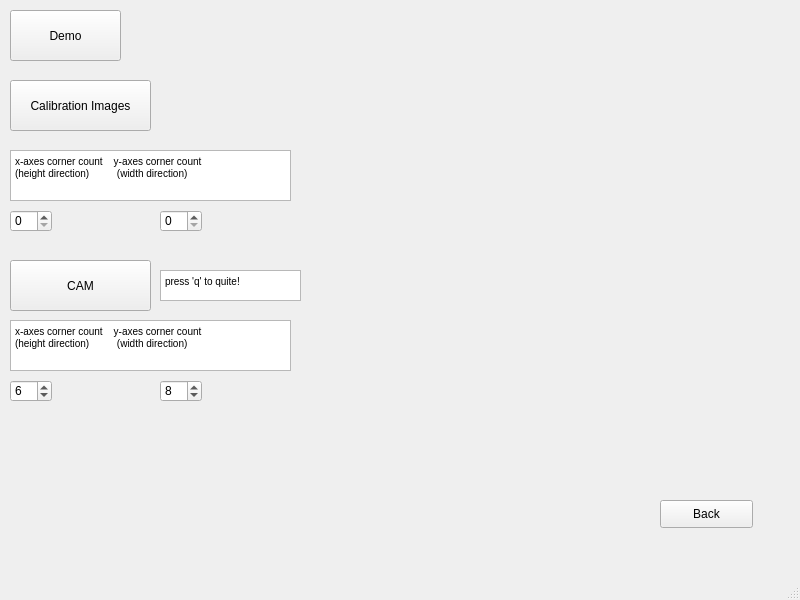
<?xml version="1.0" encoding="UTF-8"?>
<ui version="4.0">
 <class>calibrationMainWindow</class>
 <widget class="QMainWindow" name="calibrationMainWindow">
  <property name="geometry">
   <rect>
    <x>0</x>
    <y>0</y>
    <width>800</width>
    <height>600</height>
   </rect>
  </property>
  <property name="windowTitle">
   <string>MainWindow</string>
  </property>
  <widget class="QWidget" name="centralwidget">
   <widget class="QPushButton" name="pushButton">
    <property name="geometry">
     <rect>
      <x>10</x>
      <y>10</y>
      <width>111</width>
      <height>51</height>
     </rect>
    </property>
    <property name="text">
     <string>Demo</string>
    </property>
   </widget>
   <widget class="QPushButton" name="pushButton_2">
    <property name="geometry">
     <rect>
      <x>10</x>
      <y>80</y>
      <width>141</width>
      <height>51</height>
     </rect>
    </property>
    <property name="text">
     <string>Calibration Images</string>
    </property>
   </widget>
   <widget class="QPushButton" name="pushButton_3">
    <property name="geometry">
     <rect>
      <x>10</x>
      <y>260</y>
      <width>141</width>
      <height>51</height>
     </rect>
    </property>
    <property name="text">
     <string>CAM</string>
    </property>
   </widget>
   <widget class="QSpinBox" name="x_cam">
    <property name="geometry">
     <rect>
      <x>10</x>
      <y>380</y>
      <width>42</width>
      <height>22</height>
     </rect>
    </property>
    <property name="value">
     <number>6</number>
    </property>
   </widget>
   <widget class="QSpinBox" name="y_cam">
    <property name="geometry">
     <rect>
      <x>160</x>
      <y>380</y>
      <width>42</width>
      <height>22</height>
     </rect>
    </property>
    <property name="value">
     <number>8</number>
    </property>
   </widget>
   <widget class="QSpinBox" name="y_im">
    <property name="geometry">
     <rect>
      <x>160</x>
      <y>210</y>
      <width>42</width>
      <height>22</height>
     </rect>
    </property>
   </widget>
   <widget class="QSpinBox" name="x_im">
    <property name="geometry">
     <rect>
      <x>10</x>
      <y>210</y>
      <width>42</width>
      <height>22</height>
     </rect>
    </property>
   </widget>
   <widget class="QTextEdit" name="textEdit">
    <property name="geometry">
     <rect>
      <x>10</x>
      <y>150</y>
      <width>281</width>
      <height>51</height>
     </rect>
    </property>
    <property name="html">
     <string>&lt;!DOCTYPE HTML PUBLIC &quot;-//W3C//DTD HTML 4.0//EN&quot; &quot;http://www.w3.org/TR/REC-html40/strict.dtd&quot;&gt;
&lt;html&gt;&lt;head&gt;&lt;meta name=&quot;qrichtext&quot; content=&quot;1&quot; /&gt;&lt;style type=&quot;text/css&quot;&gt;
p, li { white-space: pre-wrap; }
&lt;/style&gt;&lt;/head&gt;&lt;body style=&quot; font-family:'MS Shell Dlg 2'; font-size:7.8pt; font-weight:400; font-style:normal;&quot;&gt;
&lt;p style=&quot; margin-top:0px; margin-bottom:0px; margin-left:0px; margin-right:0px; -qt-block-indent:0; text-indent:0px;&quot;&gt;x-axes corner count    y-axes corner count&lt;br /&gt;(height direction)          (width direction)	&lt;/p&gt;&lt;/body&gt;&lt;/html&gt;</string>
    </property>
   </widget>
   <widget class="QTextEdit" name="textEdit_2">
    <property name="geometry">
     <rect>
      <x>10</x>
      <y>320</y>
      <width>281</width>
      <height>51</height>
     </rect>
    </property>
    <property name="html">
     <string>&lt;!DOCTYPE HTML PUBLIC &quot;-//W3C//DTD HTML 4.0//EN&quot; &quot;http://www.w3.org/TR/REC-html40/strict.dtd&quot;&gt;
&lt;html&gt;&lt;head&gt;&lt;meta name=&quot;qrichtext&quot; content=&quot;1&quot; /&gt;&lt;style type=&quot;text/css&quot;&gt;
p, li { white-space: pre-wrap; }
&lt;/style&gt;&lt;/head&gt;&lt;body style=&quot; font-family:'MS Shell Dlg 2'; font-size:7.8pt; font-weight:400; font-style:normal;&quot;&gt;
&lt;p style=&quot; margin-top:0px; margin-bottom:0px; margin-left:0px; margin-right:0px; -qt-block-indent:0; text-indent:0px;&quot;&gt;x-axes corner count    y-axes corner count&lt;br /&gt;(height direction)          (width direction)	&lt;/p&gt;&lt;/body&gt;&lt;/html&gt;</string>
    </property>
   </widget>
   <widget class="QTextEdit" name="textEdit_3">
    <property name="geometry">
     <rect>
      <x>160</x>
      <y>270</y>
      <width>141</width>
      <height>31</height>
     </rect>
    </property>
    <property name="html">
     <string>&lt;!DOCTYPE HTML PUBLIC &quot;-//W3C//DTD HTML 4.0//EN&quot; &quot;http://www.w3.org/TR/REC-html40/strict.dtd&quot;&gt;
&lt;html&gt;&lt;head&gt;&lt;meta name=&quot;qrichtext&quot; content=&quot;1&quot; /&gt;&lt;style type=&quot;text/css&quot;&gt;
p, li { white-space: pre-wrap; }
&lt;/style&gt;&lt;/head&gt;&lt;body style=&quot; font-family:'MS Shell Dlg 2'; font-size:7.8pt; font-weight:400; font-style:normal;&quot;&gt;
&lt;p style=&quot; margin-top:0px; margin-bottom:0px; margin-left:0px; margin-right:0px; -qt-block-indent:0; text-indent:0px;&quot;&gt;press 'q' to quite!&lt;/p&gt;&lt;/body&gt;&lt;/html&gt;</string>
    </property>
   </widget>
   <widget class="QPushButton" name="pushButton_4">
    <property name="geometry">
     <rect>
      <x>660</x>
      <y>500</y>
      <width>93</width>
      <height>28</height>
     </rect>
    </property>
    <property name="text">
     <string>Back</string>
    </property>
   </widget>
  </widget>
  <widget class="QMenuBar" name="menubar">
   <property name="geometry">
    <rect>
     <x>0</x>
     <y>0</y>
     <width>800</width>
     <height>26</height>
    </rect>
   </property>
  </widget>
  <widget class="QStatusBar" name="statusbar"/>
 </widget>
 <resources/>
 <connections/>
</ui>
